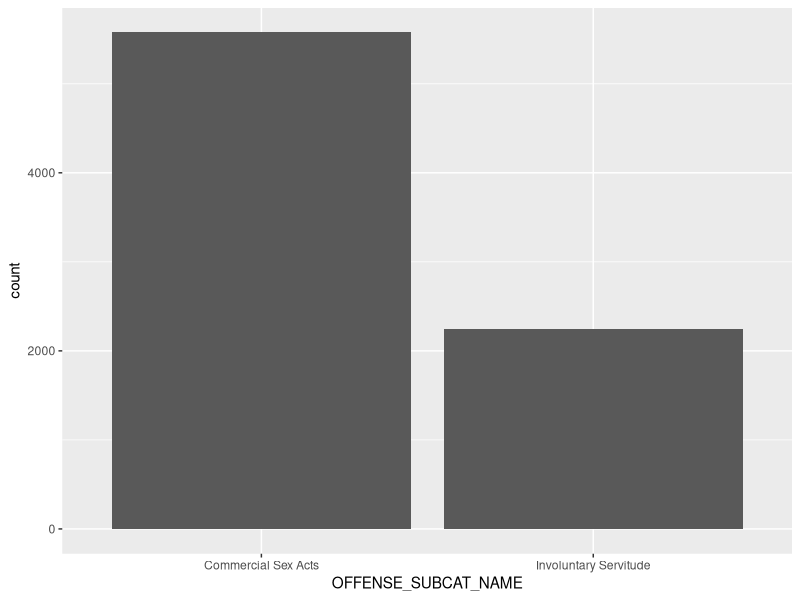
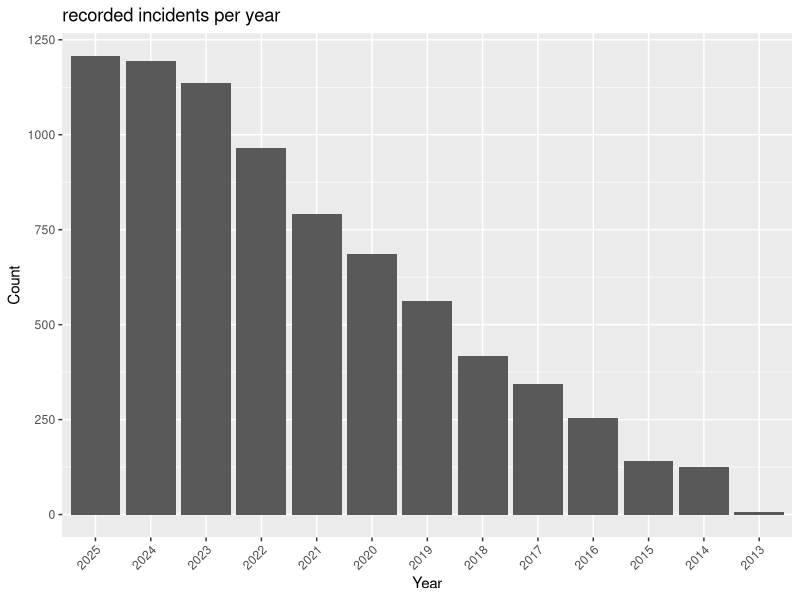
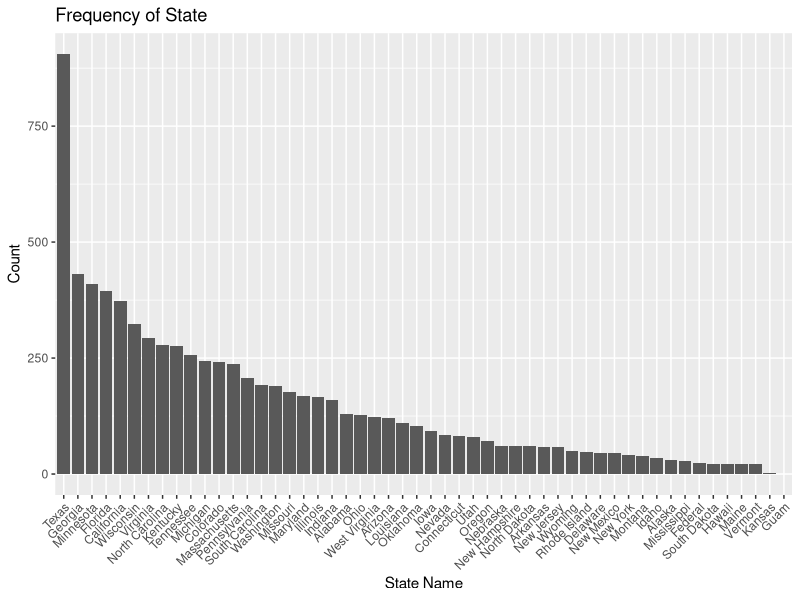

Recreate these plots in R, in order.
## ---- chunk 1
library(tidyverse)
library(ggplot2)
library(dplyr)
## ---- chunk 2
df = read.csv("HT_2013-2025.csv")
## ---- chunk 3
#number of each sub offense
ggplot(data=df, aes(x = OFFENSE_SUBCAT_NAME, fill = ACTUAL_COUNT))+
geom_bar()

## ---- chunk 4
df %>%
  count(DATA_YEAR) %>%
  ggplot(aes(x = reorder(DATA_YEAR, -n), y = n)) +
  geom_col() +
  labs(x = "Year", y = "Count", title = "recorded incidents per year") +
  theme(axis.text.x = element_text(angle = 45, hjust = 1))
## ---- chunk 5
#number of reports in each state
df %>%
  count(STATE_NAME) %>%
  ggplot(aes(x = reorder(STATE_NAME, -n), y = n)) +
  geom_col() +
  labs(x = "State Name", y = "Count", title = "Frequency of State") +
  theme(axis.text.x = element_text(angle = 45, hjust = 1))
